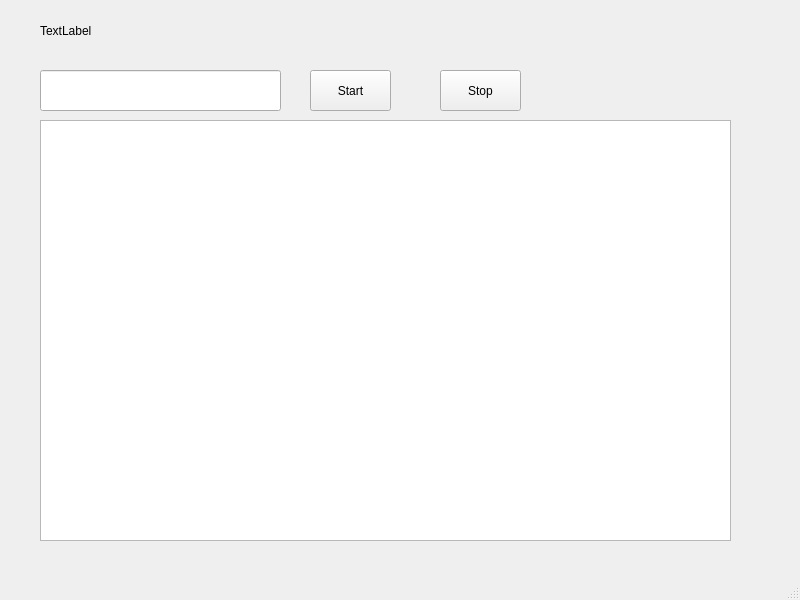
<?xml version="1.0" encoding="UTF-8"?>
<ui version="4.0">
 <class>MainWindow</class>
 <widget class="QMainWindow" name="MainWindow">
  <property name="geometry">
   <rect>
    <x>0</x>
    <y>0</y>
    <width>800</width>
    <height>600</height>
   </rect>
  </property>
  <property name="windowTitle">
   <string>MainWindow</string>
  </property>
  <widget class="QWidget" name="centralwidget">
   <widget class="QPushButton" name="pushButton">
    <property name="geometry">
     <rect>
      <x>310</x>
      <y>70</y>
      <width>81</width>
      <height>41</height>
     </rect>
    </property>
    <property name="text">
     <string>Start</string>
    </property>
   </widget>
   <widget class="QPushButton" name="pushButton_2">
    <property name="geometry">
     <rect>
      <x>440</x>
      <y>70</y>
      <width>81</width>
      <height>41</height>
     </rect>
    </property>
    <property name="text">
     <string>Stop</string>
    </property>
   </widget>
   <widget class="QPlainTextEdit" name="plainTextEdit">
    <property name="geometry">
     <rect>
      <x>40</x>
      <y>120</y>
      <width>691</width>
      <height>421</height>
     </rect>
    </property>
   </widget>
   <widget class="QLabel" name="label">
    <property name="geometry">
     <rect>
      <x>40</x>
      <y>10</y>
      <width>321</width>
      <height>41</height>
     </rect>
    </property>
    <property name="text">
     <string>TextLabel</string>
    </property>
   </widget>
   <widget class="QLineEdit" name="lineEdit">
    <property name="geometry">
     <rect>
      <x>40</x>
      <y>70</y>
      <width>241</width>
      <height>41</height>
     </rect>
    </property>
   </widget>
  </widget>
  <widget class="QMenuBar" name="menubar">
   <property name="geometry">
    <rect>
     <x>0</x>
     <y>0</y>
     <width>800</width>
     <height>21</height>
    </rect>
   </property>
  </widget>
  <widget class="QStatusBar" name="statusbar"/>
 </widget>
 <resources/>
 <connections/>
</ui>
